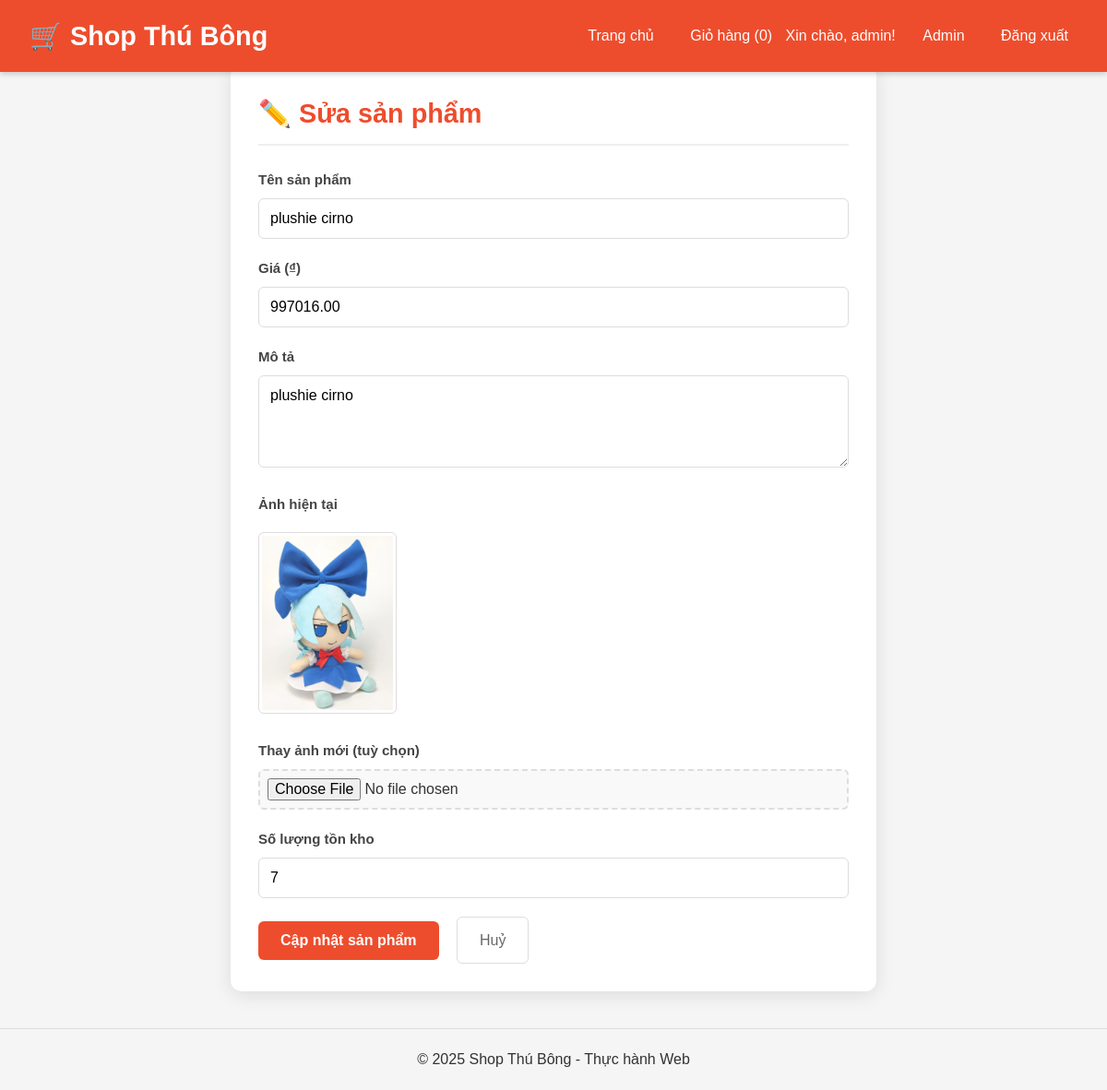
Page /admin/edit_product.php?id=15 (signed in) on the committed database.
### tables this page shows
CREATE TABLE `products` (
  `id` int(11) NOT NULL,
  `name` varchar(255) NOT NULL,
  `price` decimal(10,2) NOT NULL,
  `description` text DEFAULT NULL,
  `image` varchar(255) DEFAULT NULL,
  `stock` int(11) DEFAULT 0,
  `category_id` int(11) DEFAULT NULL
);

### admin/edit_product.php (the view, shortened to what this page needs)
<?php
include '../includes/db.php';
include '../includes/header.php';
$id = $_GET['id'] ?? null;
$stmt = $pdo->prepare("SELECT * FROM products WHERE id = ?");
$stmt->execute([$id]);
$product = $stmt->fetch();
?>
<main class="edit-container">
    <h2>✏️ Sửa sản phẩm</h2>
    <link rel="stylesheet" href="/assets/css/style.css">
    <form method="POST" enctype="multipart/form-data">
        <div class="form-group">
            <label>Tên sản phẩm</label>
            <input type="text" name="name" value="<?= htmlspecialchars($product['name']) ?>" required>
        </div>
        <div class="form-group">
            <label>Giá (₫)</label>
            <input type="number" name="price" step="0.01" min="0" value="<?= $product['price'] ?>" required>
        </div>
        <div class="form-group">
            <label>Mô tả</label>
            <textarea name="description" rows="4"><?= htmlspecialchars($product['description']) ?></textarea>
        </div>
        <div class="form-group">
            <label class="current-image-label">Ảnh hiện tại</label>
            <img src="../<?= $product['image'] ?: 'assets/images/no-image.jpg' ?>" class="preview-img" alt="Ảnh sản phẩm">
        </div>
        <div class="form-group">
            <label>Thay ảnh mới (tuỳ chọn)</label>
            <input type="file" name="image" accept="image/*">
        </div>
        <div class="form-group">
            <label>Số lượng tồn kho</label>
            <input type="number" name="stock" value="<?= $product['stock'] ?>" min="0">
        </div>
        <button type="submit" class="btn">Cập nhật sản phẩm</button>
        <a href="manage_products.php" class="cancel-link">Huỷ</a>
    </form>
</main>
<?php include '../includes/footer.php'; ?>

### assets/css/style.css (style rules this page uses)
* { box-sizing: border-box; margin: 0; padding: 0; font-family: Arial, sans-serif; }
body { line-height: 1.6; color: #333; background: #f5f5f5; padding: 40px 0 0 0; }
main { padding: 20px; max-width: 1200px; margin: 80px auto 20px; min-height: calc(100vh - 140px); }
.btn { padding: 6px 12px; border: none; border-radius: 4px; cursor: pointer; font-size: 0.85rem; margin-right: 5px; text-decoration: none; display: inline-block; transition: all 0.3s; }
.edit-container { max-width: 700px; margin: 30px auto; padding: 30px; background: white; border-radius: 12px; box-shadow: 0 4px 20px rgba(0,0,0,0.1); }
.edit-container h2 { color: #ee4d2d; margin-bottom: 25px; font-size: 1.8rem; border-bottom: 2px solid #eee; padding-bottom: 10px; }
.form-group { margin-bottom: 20px; }
.form-group label { display: block; margin-bottom: 8px; font-weight: bold; color: #444; font-size: 15px; }
.form-group input, .form-group textarea, .form-group select { width: 100%; padding: 12px; border: 1px solid #ddd; border-radius: 6px; font-size: 16px; transition: border-color 0.3s; }
.form-group textarea { resize: vertical; min-height: 100px; }
.form-group input[type="file"] { padding: 8px; border: 2px dashed #ddd; background: #f9f9f9; }
.preview-img { max-width: 150px; margin-top: 10px; border-radius: 6px; border: 1px solid #ddd; padding: 3px; background: white; }
.current-image-label { display: block; margin-bottom: 5px; color: #666; font-size: 14px; }
.btn { background: #ee4d2d; color: white; border: none; padding: 12px 24px; border-radius: 6px; cursor: pointer; font-size: 16px; font-weight: bold; transition: background 0.3s, transform 0.2s; display: inline-block; text-decoration: none; text-align: center; }
.cancel-link { display: inline-block; padding: 12px 24px; margin-left: 10px; color: #666; text-decoration: none; border: 1px solid #ddd; border-radius: 6px; background: white; }

### rows in the picture
products: name "plushie cirno", price "997016.00", description "plushie cirno", image (picture), stock "7"

### other values in the picture
$count "0"
$_SESSION['username'] "admin"
